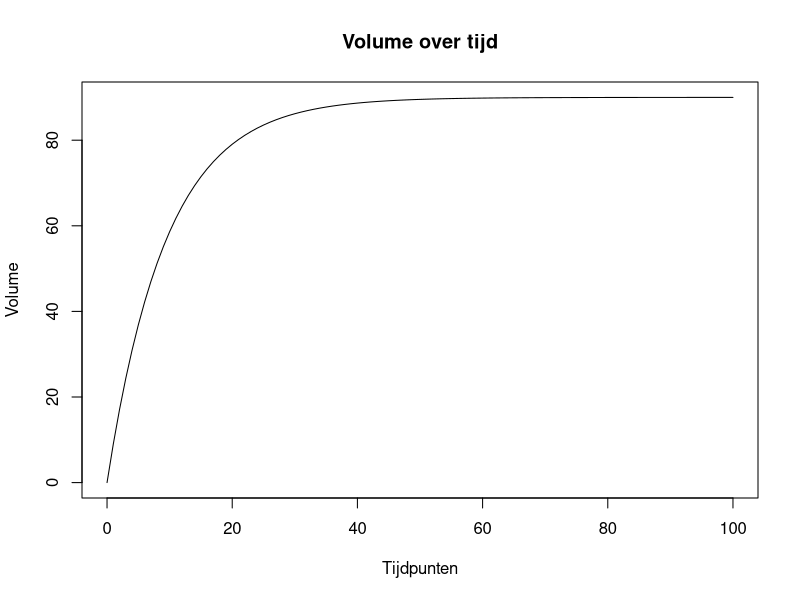
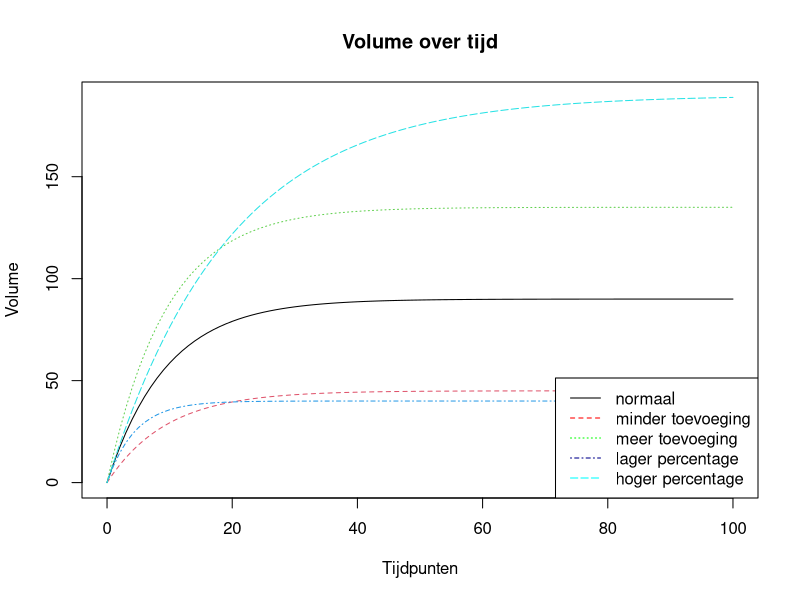
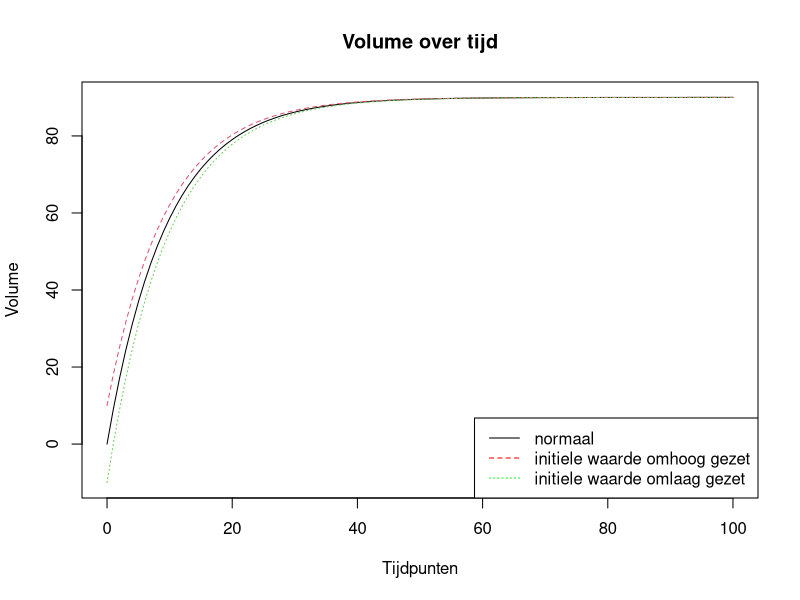
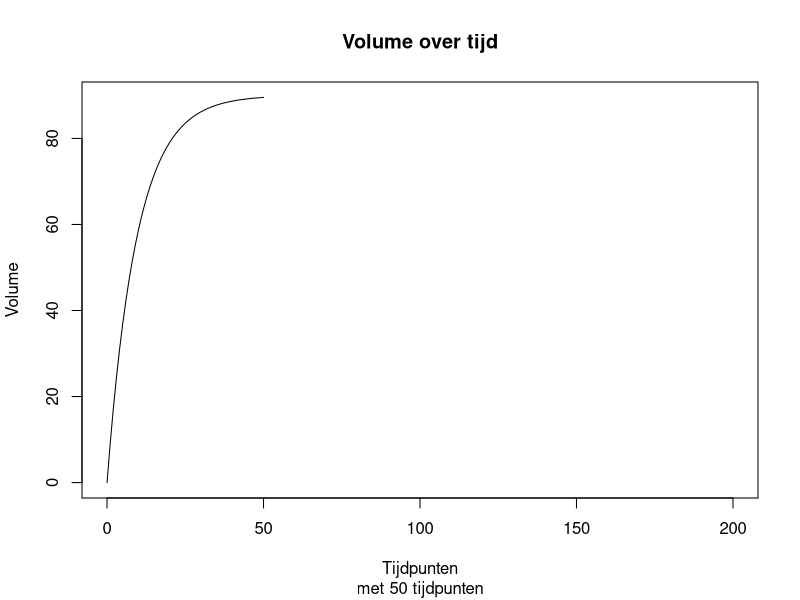
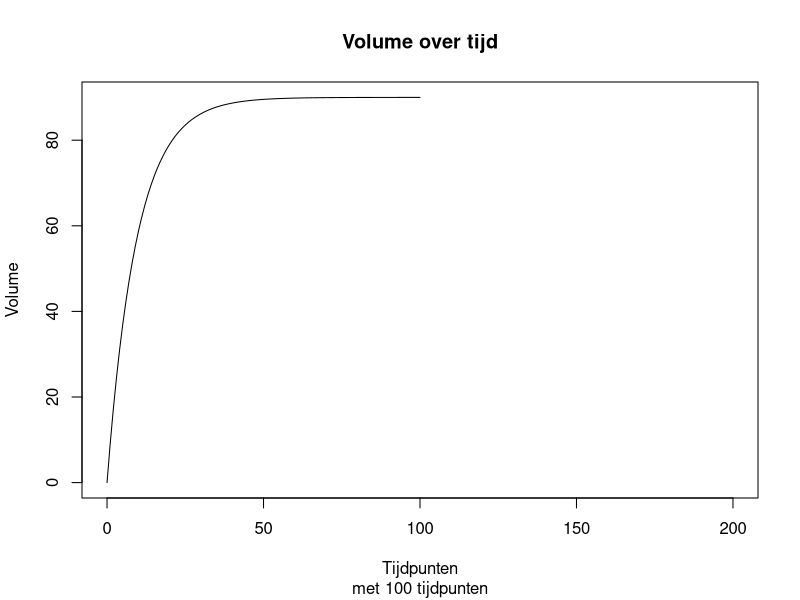
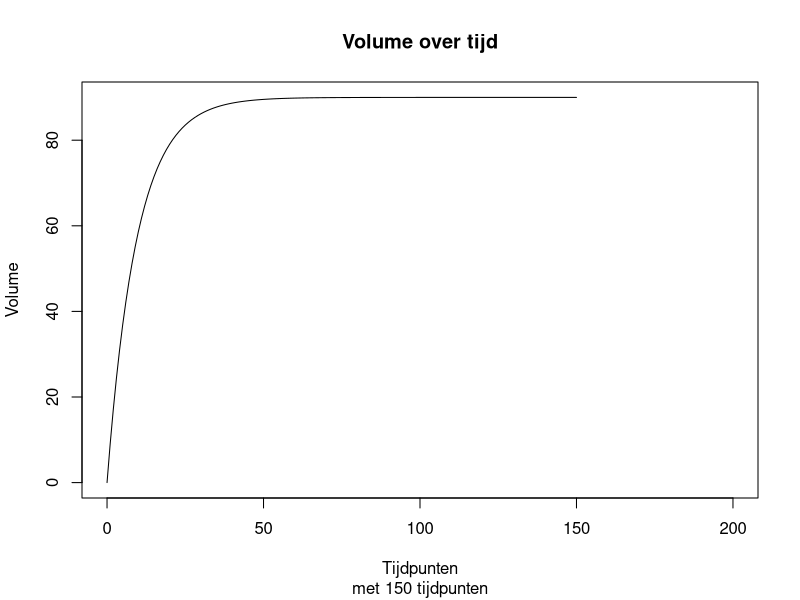
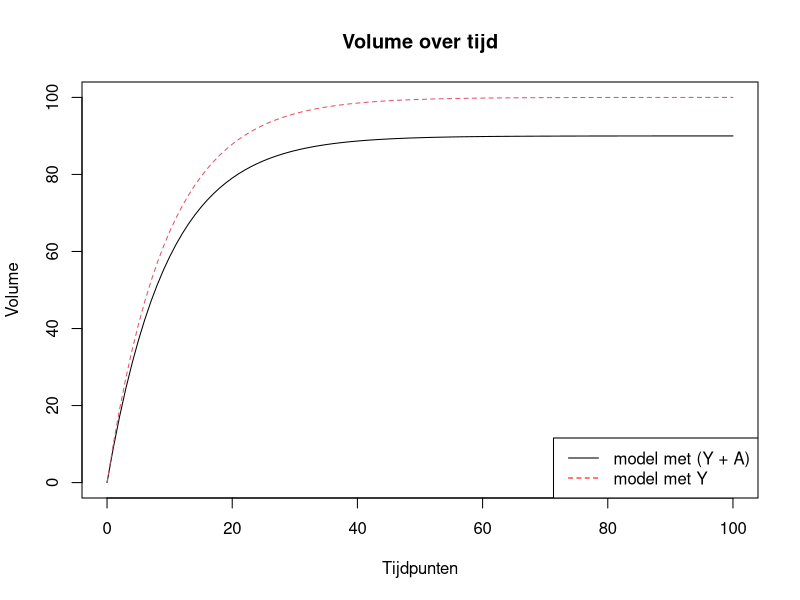

Recreate these plots in R, in order.
## ---- chunk 1
knitr::opts_chunk$set(echo = TRUE)
## ---- chunk 2
rm(list=ls())
## ---- chunk 3
library(deSolve)

para <- c(add = 10, pV = 0.1)
state <- c(volume = 0)
times <- seq(0, 100,  by = 1)

Calculate.Balans <- function(time, y, para){
 with(as.list(c(para)),{
         dY <- add - pV * (y+add)
         return(list(c(dY)))
       }
       )
  
}
out <- ode(time = times,
           y = state,
           parms = para,
           func = Calculate.Balans,
           method = "euler")

head(out)
plot(out,
     main = "Volume over tijd",
     ylab = "Volume",
     xlab = "Tijdpunten")

## ---- chunk 4
para <- c(add = 5, pV = 0.1)
state <- c(volume = 0)
times <- seq(0, 100,  by = 1)

out2 <- ode(time = times,
           y = state,
           parms = para,
           func = Calculate.Balans,
           method = "euler")

para <- c(add = 15, pV = 0.1)
state <- c(volume = 0)
times <- seq(0, 100,  by = 1)

out3 <- ode(time = times,
           y = state,
           parms = para,
           func = Calculate.Balans,
           method = "euler")

para <- c(add = 10, pV = 0.2)
state <- c(volume = 0)
times <- seq(0, 100,  by = 1)

out4 <- ode(time = times,
           y = state,
           parms = para,
           func = Calculate.Balans,
           method = "euler")

para <- c(add = 10, pV = 0.05)
state <- c(volume = 0)
times <- seq(0, 100,  by = 1)

out5 <- ode(time = times,
           y = state,
           parms = para,
           func = Calculate.Balans,
           method = "euler")

plot(out, out2, out3, out4, out5,
     main = "Volume over tijd",
     ylab = "Volume",
     xlab = "Tijdpunten")

legend("bottomright",
       c("normaal", "minder toevoeging", 
         "meer toevoeging", "lager percentage", "hoger percentage"),
       lty = 1:5,
       col = c("black", "red", "green", "dark blue", "cyan"))

## ---- chunk 5
para <- c(add = 10, pV = 0.1)
state <- c(volume = 10)
times <- seq(0, 100,  by = 1)

init1 <- ode(time = times,
           y = state,
           parms = para,
           func = Calculate.Balans,
           method = "euler")

para <- c(add = 10, pV = 0.1)
state <- c(volume = -10)
times <- seq(0, 100,  by = 1)

init2 <- ode(time = times,
           y = state,
           parms = para,
           func = Calculate.Balans,
           method = "euler")

plot(out, init1, init2,
     main = "Volume over tijd",
     ylab = "Volume",
     xlab = "Tijdpunten")

legend("bottomright",
       c("normaal", "initiele waarde omhoog gezet", "initiele waarde omlaag gezet"),
       lty = 1:3,
       col = c("black", "red", "green"))
## ---- chunk 6
para <- c(add = 10, pV = 0.1)
state <- c(volume = 0)
times <- seq(0, 50,  by = 1)

ti1 <- ode(time = times,
           y = state,
           parms = para,
           func = Calculate.Balans,
           method = "euler")

para <- c(add = 10, pV = 0.1)
state <- c(volume = 0)
times <- seq(0, 150,  by = 1)

ti2 <- ode(time = times,
           y = state,
           parms = para,
           func = Calculate.Balans,
           method = "euler")

plot(ti1,
     main = "Volume over tijd",
     ylab = "Volume",
     xlab = "Tijdpunten",
     sub = "met 50 tijdpunten",
     xlim = c(0, 200))

plot(out,
     main = "Volume over tijd",
     ylab = "Volume",
     xlab = "Tijdpunten",
     sub = "met 100 tijdpunten",
     xlim = c(0, 200))

plot(ti2,
     main = "Volume over tijd",
     ylab = "Volume",
     xlab = "Tijdpunten",
     sub = "met 150 tijdpunten",
     xlim = c(0, 200))
## ---- chunk 7
para <- c(add = 10, pV = 0.1)
state <- c(volume = 0)
times <- seq(0, 100,  by = 1)

Calculate.Balans <- function(time, y, para){
 with(as.list(c(para)),{
         dY <- add - pV * y
         return(list(c(dY)))
       }
       )
}

new_out <- ode(time = times,
           y = state,
           parms = para,
           func = Calculate.Balans,
           method = "euler")

plot(out , new_out,
     main = "Volume over tijd",
     ylab = "Volume",
     xlab = "Tijdpunten")
legend("bottomright",
       c("model met (Y + A)", "model met Y"),
       col = c("black", "red"),
       lty = 1:2)
